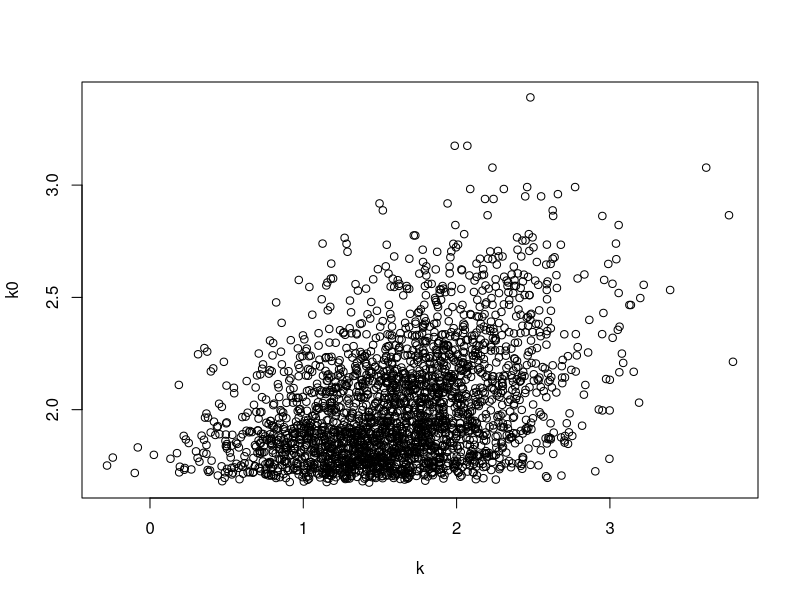
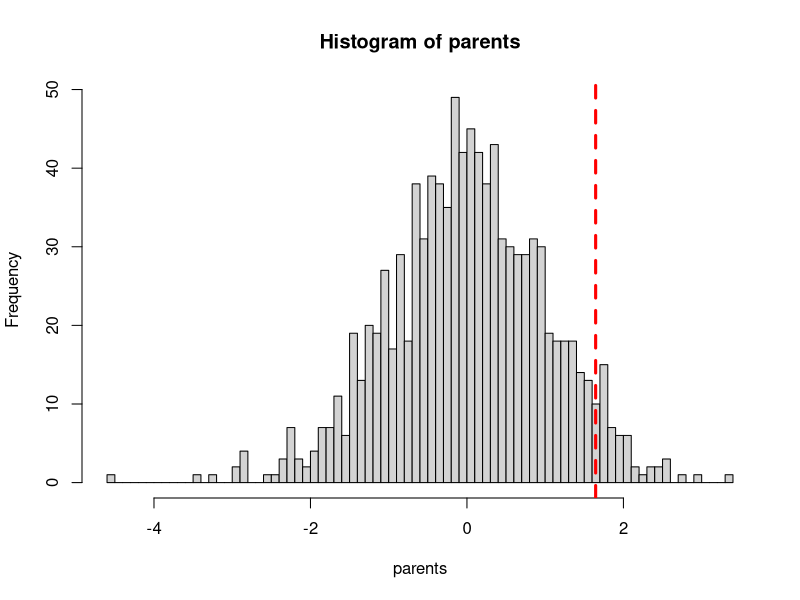
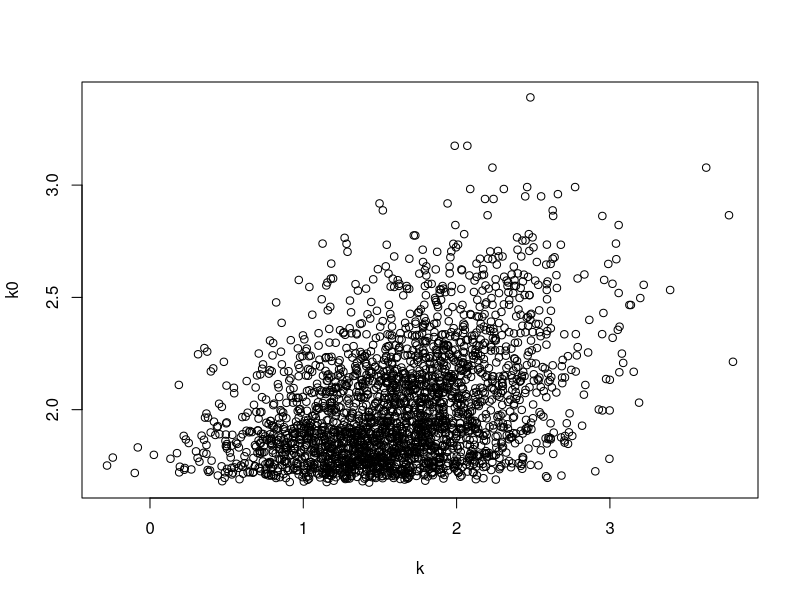

These figures' R source, in order:
## ---- chunk 1
knitr::opts_chunk$set(echo = TRUE)
## ---- chunk 2
## simulate n individuals in parental population
n = 1000
parents <- rnorm(n)


## select top 5% of parents and random mate them
i = 0.05
p <- head(sort(parents, decreasing=TRUE), round(length(parents)*i,0))
k0 <- (rep(p, each=length(p)) + rep(p, times=length(p)))/2

h2 = 0.8
residualvar <- (var(parents) - h2*var(parents))/h2
residual <- rnorm(length(k0), 0, sqrt(residualvar))

k <- h2*k0 + residual 
## estimate R and S
R <- mean(k) - mean(parents)
S <- mean(p) - mean(parents)

R/S
plot(k, k0)

## ---- chunk 3

hist(parents, breaks=100)
#plot(density(parents))
abline(v=qnorm(p=0.95), lty=2, lwd=3, col="red")
## ---- chunk 4
plot(k, k0)
